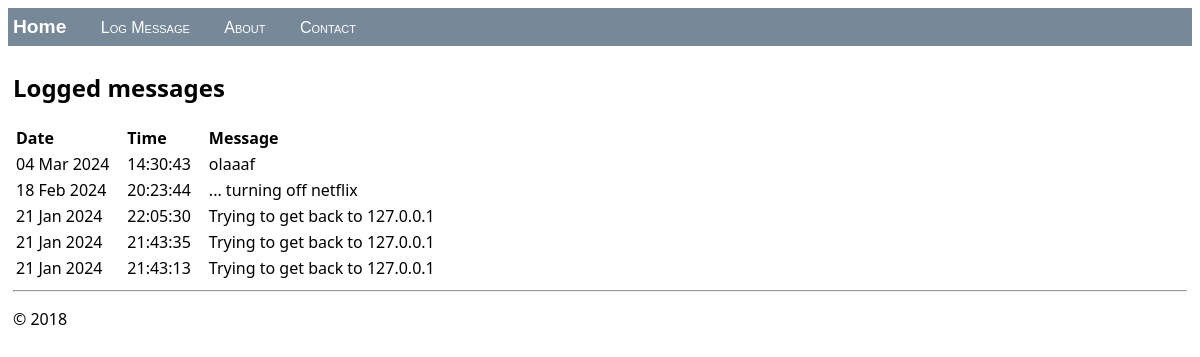
/hello/style/home/, run on the app's committed database.
### hello/models.py (models this page shows, shortened)
class LogMessage(models.Model):
    message = models.CharField(max_length=300)
    log_date = models.DateTimeField("date logged")

### hello/views.py (the view)
class HomeListView(ListView):
    model = LogMessage
    def get_context_data(self, **kwargs):
        context = super(HomeListView, self).get_context_data(**kwargs)
        return context

### hello/templates/hello/home.html (shortened to what this page needs)
{% extends "hello/layout.html" %}
{% block content %}
    <h2>Logged messages</h2>
    {% if message_list %}
        <table class="message_list">
            <thead>
            <tr>
                <th>Date</th>
                <th>Time</th>
                <th>Message</th>
            </tr>
            </thead>
            <tbody>
            {% for message in message_list %}
                <tr>
                    <td>{{ message.log_date | date:'d M Y' }}</td>
                    <td>{{ message.log_date | time:'H:i:s' }}</td>
                    <td>
                        {{ message.message }}
                    </td>
                </tr>
            {% endfor %}
            </tbody>
        </table>
    {% else %}
        <p>No messages have been logged. Use the <a href="{% url 'log' %}">Log Message form</a>.</p>
    {% endif %}
{% endblock %}

### hello/templates/hello/layout.html (shortened to what this page needs)
<!DOCTYPE html>
<html>
<head>
    {% load static %}
    <link rel="stylesheet" type="text/css" href="{% static 'hello/site.css' %}"/>
</head>
<body>
<div class="navbar">
    <a href="{% url 'home' %}" class="navbar-brand">Home</a>
    <a href="{% url 'log' %}" class="navbar-item">Log Message</a>
    <a href="{% url 'about' %}" class="navbar-item">About</a>
    <a href="{% url 'contact' %}" class="navbar-item">Contact</a>
</div>
<div class="body-content">
    {% block content %}
    {% endblock %}
    <hr/>
    <footer>
        <p>&copy; 2018</p>
    </footer>
</div>
</body>
</html>

### hello/static/hello/site.css (style rules this page uses)
.navbar { background-color: lightslategray; font-size: 1em; font-family: 'Trebuchet MS', 'Lucida Sans Unicode', 'Lucida Grande', 'Lucida Sans', Arial, sans-serif; color: white; padding: 8px 5px 8px 5px; }
.navbar a { text-decoration: none; color: inherit; }
.navbar-brand { font-size: 1.2em; font-weight: 600; }
.navbar-item { font-variant: small-caps; margin-left: 30px; }
.body-content { padding: 5px; font-family:'Segoe UI', Tahoma, Geneva, Verdana, sans-serif; }
.message_list th,td { text-align: left; padding-right: 15px; }

### data on the page
LogMessage: log_date "04 Mar 2024", log_date "14:30:43", message "olaaaf"
LogMessage: log_date "18 Feb 2024", log_date "20:23:44", message "... turning off netflix"
LogMessage: log_date "21 Jan 2024", log_date "22:05:30", message "Trying to get back to 127.0.0.1"
LogMessage: log_date "21 Jan 2024", log_date "21:43:35", message "Trying to get back to 127.0.0.1"
LogMessage: log_date "21 Jan 2024", log_date "21:43:13", message "Trying to get back to 127.0.0.1"
